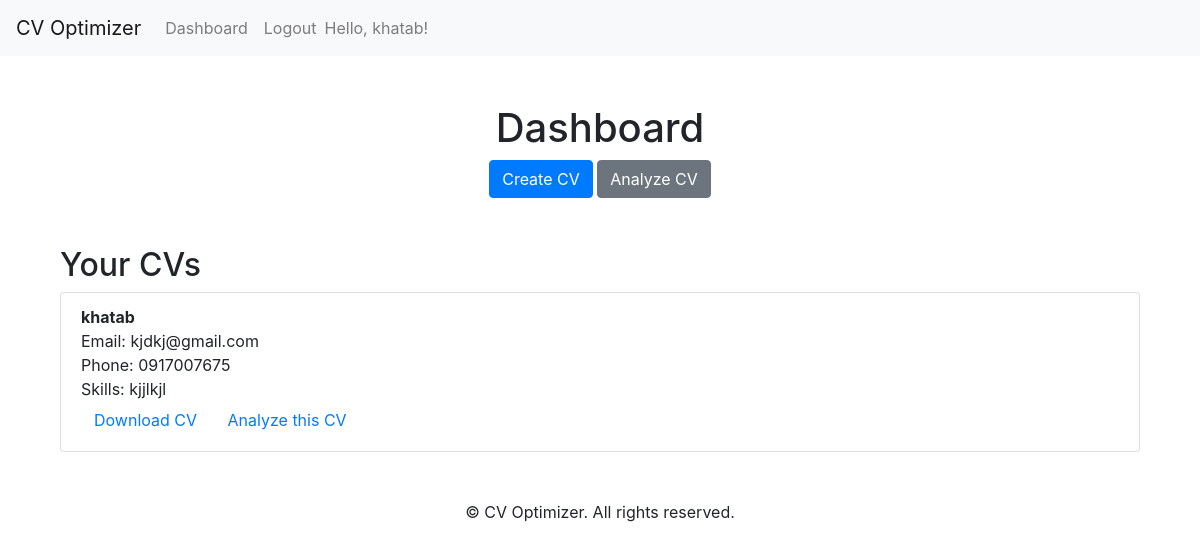
Before: /dashboard/ (signed in) with the older database file.
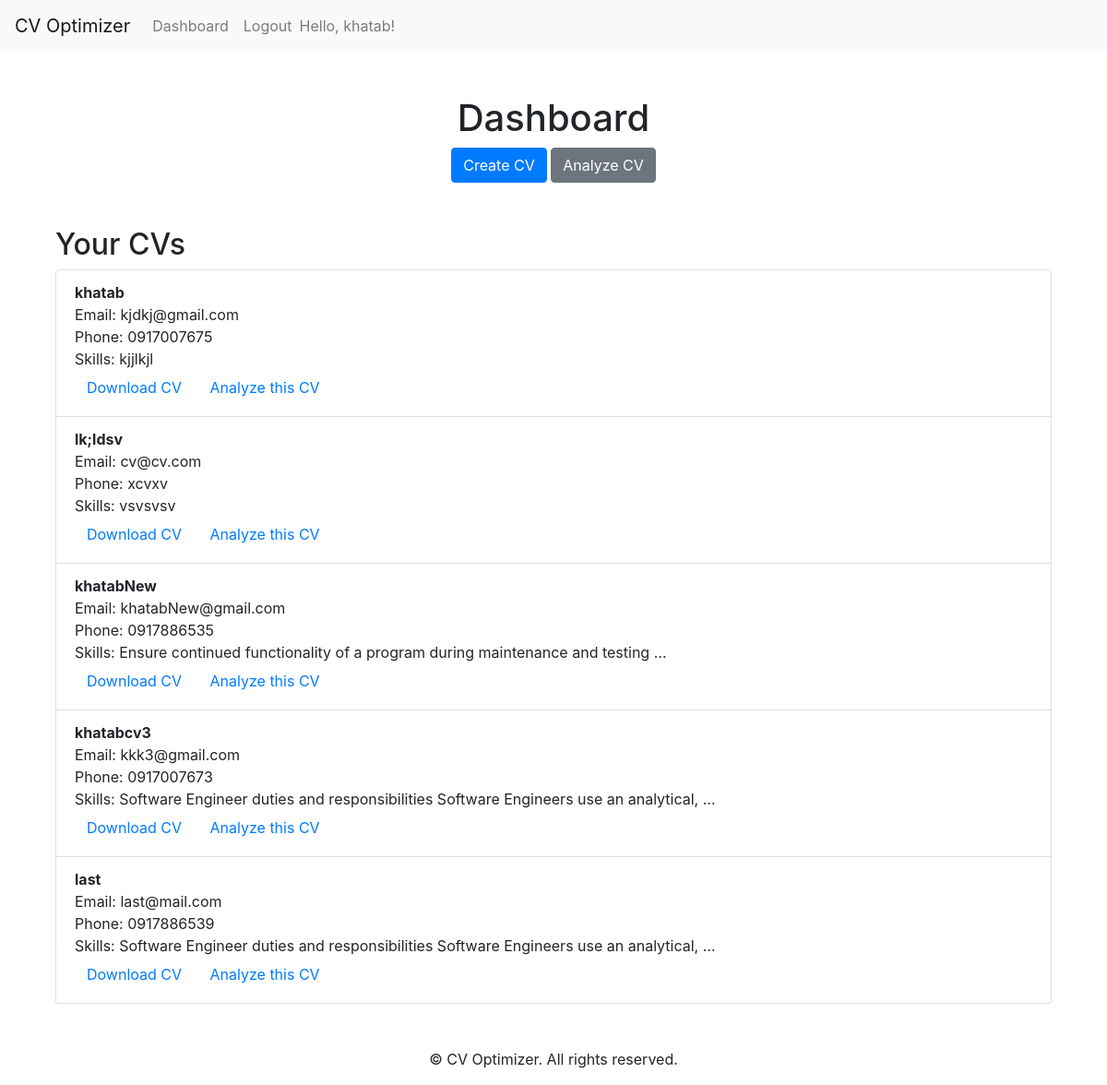
After: the same page with the newer database file.
### CV_app/models.py (models this page shows, shortened)
class CV(models.Model):
    user = models.ForeignKey(User, on_delete=models.CASCADE)
    name = models.CharField(max_length=100)
    email = models.EmailField()
    phone = models.CharField(max_length=15)
    skills = models.TextField()
    experience = models.TextField()
    education = models.TextField()

### CV_app/views.py (the view)
# urls.py: path('dashboard/', dashboard, name='dashboard'),  # Dashboard page
@login_required
def dashboard(request):
    return render(request, 'CV_app/dashboard.html')

### CV_app/templates/CV_app/dashboard.html (shortened to what this page needs)
{% extends 'CV_app/base.html' %}
{% block content %}
<div class="container mt-5">
    <h1 class="text-center">Dashboard</h1>
    <div class="text-center mb-4">
        <a href="{% url 'create_cv' %}" class="btn btn-primary">Create CV</a>
        <a href="{% url 'ats:analyze_cv' %}" class="btn btn-secondary">Analyze CV</a>
    </div>
    <h2 class="mt-5">Your CVs</h2>
    {% if user.cv_set.count > 0 %}
        <ul class="list-group">
            {% for cv in user.cv_set.all %}
                <li class="list-group-item">
                    <strong>{{ cv.name }}</strong><br>
                    Email: {{ cv.email }}<br>
                    Phone: {{ cv.phone }}<br>
                    Skills: {{ cv.skills|truncatewords:10 }}<br>
                    <a href="{% url 'download_cv' cv.id %}" class="btn btn-link">Download CV</a>
                    <a href="{% url 'ats:analyze_cv' %}?cv_id={{ cv.id }}" class="btn btn-link">Analyze this CV</a>
                </li>
            {% endfor %}
        </ul>
    {% else %}
        <p>You have not created any CVs yet. Start by creating one!</p>
    {% endif %}
</div>
{% endblock %}

### CV_app/templates/CV_app/base.html (shortened to what this page needs)
<!DOCTYPE html>
<html lang="en">
<head>
    <link rel="stylesheet" href="https://stackpath.bootstrapcdn.com/bootstrap/4.5.2/css/bootstrap.min.css">
</head>
<body>
    <nav class="navbar navbar-expand-lg navbar-light bg-light">
        <a class="navbar-brand" href="{% url 'home' %}">CV Optimizer</a>
        <div class="collapse navbar-collapse">
            <ul class="navbar-nav">
                <li class="nav-item">
                    <a class="nav-link" href="{% url 'dashboard' %}">Dashboard</a>
                </li>
                {% if user.is_authenticated %}
                    <li class="nav-item">
                        <a class="nav-link" href="{% url 'logout' %}">Logout</a>
                    </li>
                    <li class="nav-item">
                        <span class="navbar-text">Hello, {{ user.username }}!</span>
                    </li>
                {% endif %}
            </ul>
        </div>
    </nav>
    <div class="container mt-4">
        {% block content %}{% endblock %}
    </div>
    <footer class="text-center mt-5">
        <p>&copy; {{ year }} CV Optimizer. All rights reserved.</p>
    </footer>
</body>
</html>

Changed rows visible on the page:
added CV: name "lk;ldsv", email "cv@cv.com", phone "xcvxv", skills "vsvsvsv"
added CV: name "khatabNew", email "khatabNew@gmail.com", phone "0917886535", skills "Ensure continued functionality of a program during maintenance and testing …"
added CV: name "khatabcv3", email "kkk3@gmail.com", phone "0917007673", skills "Software Engineer duties and responsibilities Software Engineers use an analytical, …"
added CV: name "last", email "last@mail.com", phone "0917886539", skills "Software Engineer duties and responsibilities Software Engineers use an analytical, …"
